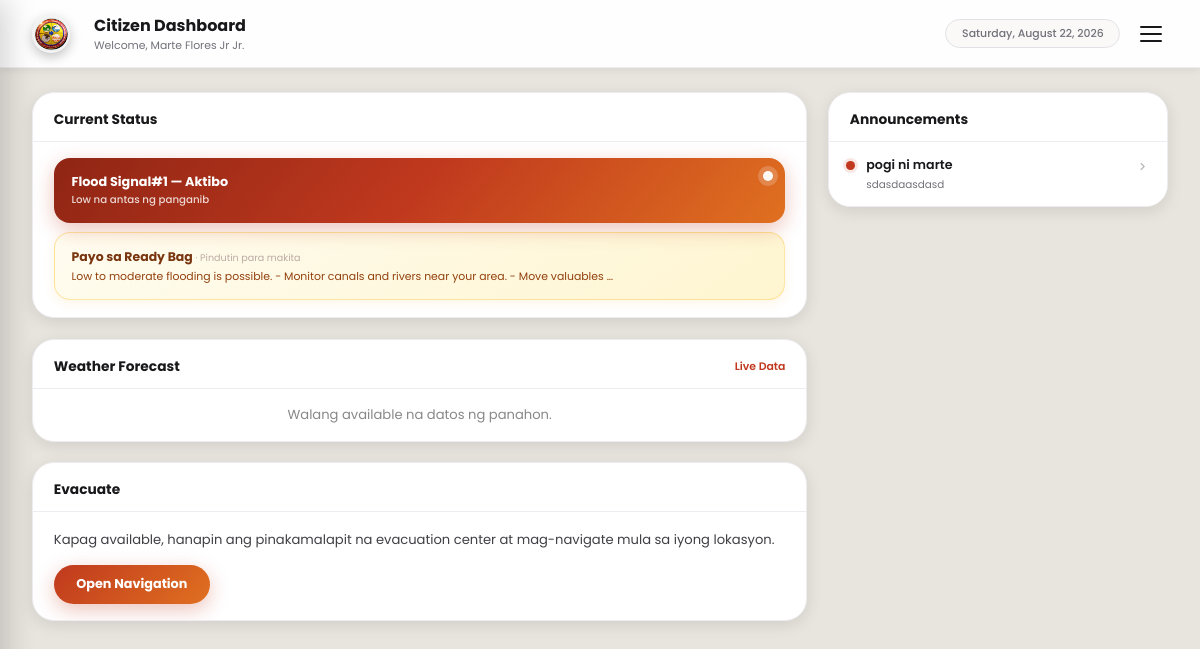
The app's page /pages/citizen_dashboard.php (signed in), older data.
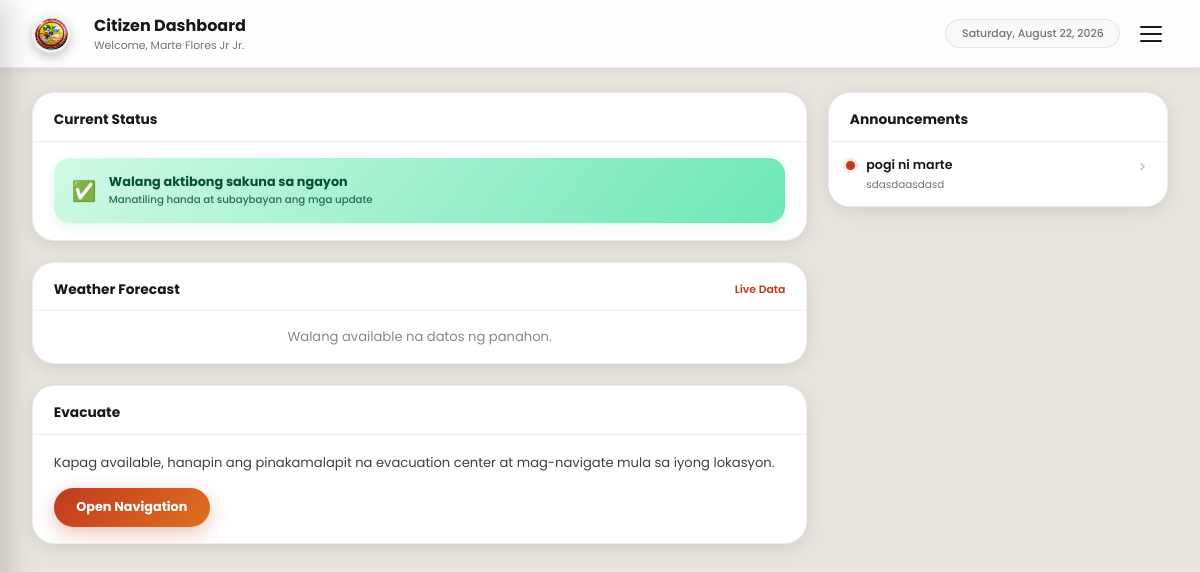
The same page, newer data.
### tables this page shows
CREATE TABLE `disasters` (
  `id` int(10) UNSIGNED NOT NULL,
  `type` enum('typhoon','flood','earthquake','heat','landslide','other') NOT NULL,
  `level` tinyint(3) UNSIGNED NOT NULL,
  `title` varchar(200) NOT NULL,
  `status` enum('planned','ongoing','resolved') NOT NULL DEFAULT 'planned',
  `description` text DEFAULT NULL,
  `started_at` datetime DEFAULT NULL,
  `ended_at` datetime DEFAULT NULL,
  `created_at` datetime NOT NULL DEFAULT current_timestamp(),
  `updated_at` datetime NOT NULL DEFAULT current_timestamp() ON UPDATE current_timestamp()
);

CREATE TABLE `ready_bag_templates` (
  `id` int(10) UNSIGNED NOT NULL,
  `disaster_type` enum('typhoon','flood','earthquake','heat','landslide','general') NOT NULL,
  `level_min` tinyint(3) UNSIGNED NOT NULL DEFAULT 1,
  `level_max` tinyint(3) UNSIGNED NOT NULL DEFAULT 5,
  `title` varchar(200) NOT NULL,
  `message` text NOT NULL
);

### pages/citizen_dashboard.php (the view, shortened to what the changed rows need)
<?php
$pdo  = db();
$weather = null;
$disasterStmt   = $pdo->query("SELECT * FROM disasters WHERE status = 'ongoing' ORDER BY level DESC, started_at DESC LIMIT 1");
$activeDisaster = $disasterStmt->fetch();
$advice = null;
if ($activeDisaster) {
    $type  = $activeDisaster['type'];
    $level = (int)$activeDisaster['level'];
    $stmt  = $pdo->prepare("SELECT * FROM ready_bag_templates WHERE disaster_type=? AND level_min<=? AND level_max>=? ORDER BY level_min DESC LIMIT 1");
    $stmt->execute([$type, $level, $level]);
    $advice = $stmt->fetch();
}
$lvlLabel = ['1'=>'Low','2'=>'Moderate','3'=>'High','4'=>'Severe'];
?>
<!DOCTYPE html>
<html lang="en">
<head>
<link rel="stylesheet" href="../asset/css/userdashboard.css">
</head>
<body>
<div class="desktop-wrapper">
  <div class="desktop-content">
    <div class="desktop-grid">
      <div class="desktop-col-left">
        <div class="desktop-card">
          <div class="desktop-card-header"><h2>Current Status</h2></div>
          <div class="desktop-card-body desktop-alert-wrap">
            <?php if ($activeDisaster): ?>
            <div class="alert-banner alert-typhoon" onclick="openDisasterModal()" role="button">
              <div class="alert-text">
                <div class="alert-title"><?php echo htmlspecialchars(ucfirst($activeDisaster['type'])); ?> Signal#<?php echo (int)$activeDisaster['level']; ?> — Aktibo</div>
                <div class="alert-sub"><?php echo ($lvlLabel[(string)(int)$activeDisaster['level']] ?? 'Moderate').' na antas ng panganib'; ?></div>
              </div>
              <div class="alert-pulse-wrap"><div class="alert-pulse-dot"></div></div>
            </div>
            <?php if ($advice): ?>
            <div class="desktop-readybag" onclick="openReadyBagModal()">
              <div>
                <div class="desktop-readybag-title">Payo sa Ready Bag <small style="font-weight:400;color:#bcaaa4;font-size:.60rem">· Pindutin para makita</small></div>
                <div class="desktop-readybag-text"><?php echo htmlspecialchars(mb_substr($advice['message'],0,100)); ?>…</div>
              </div>
            </div>
            <?php endif; ?>
            <?php else: ?>
            <div class="alert-banner alert-none">
              <div class="alert-icon">✅</div>
              <div class="alert-text">
                <div class="alert-title">Walang aktibong sakuna sa ngayon</div>
                <div class="alert-sub">Manatiling handa at subaybayan ang mga update</div>
              </div>
            </div>
            <?php endif; ?>
          </div>
        </div>
        <div class="desktop-card">
          <div class="desktop-card-header"><h2>Weather Forecast</h2><a href="#">Live Data</a></div>
        </div>
        <div class="desktop-card">
          <div class="desktop-card-header"><h2>Evacuate</h2></div>
        </div>
      </div>
      <div class="desktop-col-right">
        <div class="desktop-card">
          <div class="desktop-card-header" id="announcements"><h2>Announcements</h2></div>
        </div>
      </div>
    </div>
  </div>
</div>
</body>
</html>

Row changes from the older to the newer data that the page shows:
removed disasters: type "Flood", level "1", level "Low"
no longer on this page (row unchanged): ready_bag_templates: message "Low to moderate flooding is possible. - Monitor canals and rivers near your area. - Move valuables"
Text that changed along with them:
text no longer shown: "Signal# — Aktibo na antas ng panganib Payo sa Ready Bag · Pindutin para makita …"
text now shown: "✅ Walang aktibong sakuna sa ngayon Manatiling handa at subaybayan ang mga update"
